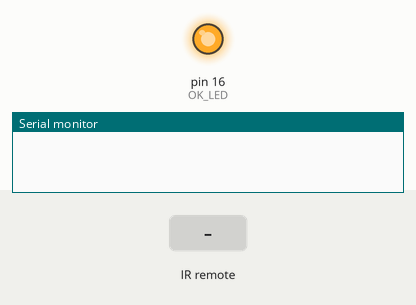
Simulated run of this sketch. Board: Arduino Uno, built with avr-gcc and run on an emulated ATmega328P. Parts: output pins drawn as LEDs (lit = HIGH), the last lines printed to the serial monitor. The inputs (shaded band) are chosen by the test bench.

Above: at 1.2 s.
1.3 s: infrared code 0xE0E0D02F received
At 2.6 s:
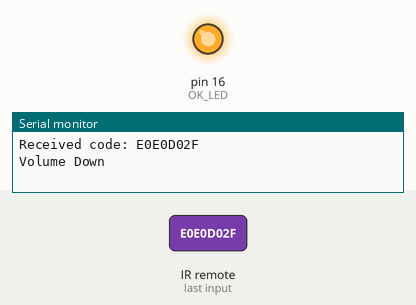
2.9 s: infrared code 0xE0E0E01F received
At 3.9 s:
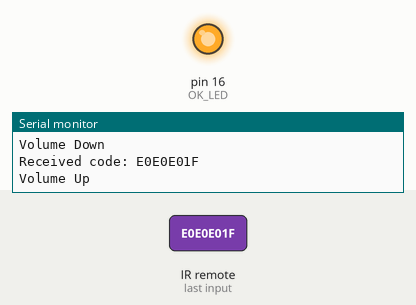
4.4 s: infrared code 0xE0E0F00F received
At 5.0 s:
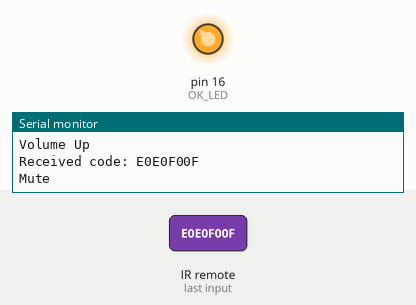
Timing chart, 0 to 7.4 s (numbered marks = the images above; inputs shaded):
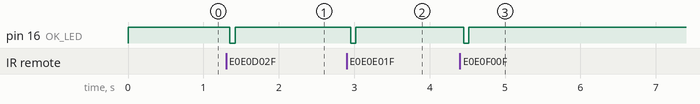

The sketch:

esp8266_ir_proxy.ino
```cpp
#include <Arduino.h>
#include <IRrecv.h>
#include <IRsend.h>
#include <IRutils.h>

uint16_t RECV_PIN = 13; // ESP8266 D7
IRrecv irrecv(RECV_PIN);

const uint16_t kIrLed = 4;  // ESP8266 D2 (Recommended by IRsend)
IRsend irsend(kIrLed);  // Set the GPIO to be used to sending the message.

const uint16_t OK_LED = 16; // ESP8266 D0

decode_results results;

bool ok_led_on = true;

int off_timeout = -1;

void turnOkLedOff() {
  digitalWrite(OK_LED, LOW);
  off_timeout = 0;
  ok_led_on = false;
}

void turnOkLedOn() {
  digitalWrite(OK_LED, HIGH);
  ok_led_on = true;
}

void setup() {
  Serial.begin(115200);
  irrecv.enableIRIn();  // Start the receiver
  irsend.begin();

  pinMode(OK_LED, OUTPUT);
  turnOkLedOn();
  Serial.println();
  Serial.println();
}

void send_ir_code(uint16_t buf[], uint16_t len, char* msg) {
  delay(50);
  turnOkLedOff();
  Serial.println(msg);
  irsend.sendRaw(buf, len, 38);
}

// normally the raw data for NEC should only be 67
// but the microlab speakers missbehave when receiving IR code from another remove of a near samsung TV
// the fix is to include an extra 4 elements which actually represent the repeat code
uint16_t rawDataDownExtra[71] = {9228, 4438,  632, 1614,  632, 508,  606, 536,  608, 504,  632, 506,  628, 486,  636, 506,  630, 510,  630, 484,  634, 1642,  626, 1616,  632, 1616,  658, 1618,  630, 1616,  632, 1616,  658, 1616,  606, 506,  636, 534,  598, 512,  602, 538,  630, 1614,  604, 510,  634, 534,  574, 534,  630, 1618,  628, 1618,  660, 1614,  630, 1618,  604, 536,  626, 1620,  628, 1616,  638, 1636,  628, 39862,  9178, 2196,  632};  // NEC 807F08F7
uint16_t rawDataUpExtra[71] = {9116, 4474,  568, 1676,  628, 510,  568, 570,  568, 540,  632, 508,  570, 570,  566, 542,  630, 508,  592, 572,  564, 1654,  566, 1676,  628, 1642,  570, 1702,  542, 1676,  628, 1642,  568, 1676,  594, 1654,  626, 508,  568, 570,  588, 520,  628, 1642,  590, 520,  628, 508,  568, 570,  566, 546,  626, 1668,  564, 1656,  590, 1652,  628, 512,  572, 1670,  630, 1642,  568, 1678,  588, 39930,  9098, 2234,  590};  // NEC 807F8877
uint16_t rawDataMuteExtra[71] = {9200, 4436,  626, 1618,  630, 510,  626, 514,  630, 508,  598, 538,  602, 482,  634, 506,  626, 510,  632, 482,  632, 1638,  628, 1616,  630, 1616,  658, 1612,  630, 1618,  628, 1616,  632, 1638,  630, 484,  656, 1614,  604, 536,  630, 480,  628, 508,  628, 482,  634, 504,  628, 514,  628, 1614,  628, 510,  604, 1642,  604, 1640,  632, 1640,  626, 1616,  630, 1616,  636, 1636,  624, 39856,  9160, 2194,  634};  // NEC 807F40BF

void loop() {
  if (irrecv.decode(&results)) {
    Serial.print("Received code: ");
    serialPrintUint64(results.value, 16);
    Serial.println();

    switch (results.value) {
      case 0xE0E0D02F:
        send_ir_code(rawDataDownExtra, 71, "Volume Down");
        break;
      case 0xE0E0E01F:
        send_ir_code(rawDataUpExtra, 71, "Volume Up");
        break;
      case 0xE0E0F00F:
        send_ir_code(rawDataMuteExtra, 71, "Mute");
        break;
      default:
        Serial.println("Ignore");
        break;
    }

    Serial.println();

    irrecv.resume();  // Receive the next value
  } else {
    // cannot turn led on immediatly after ir send, because it causes a lot of errors on next ir read
    // not sure why ...
    if (!ok_led_on) {
      turnOkLedOn();
    }
  }
}
```

Measured:
- after the input at 1.3 s, pin 16 (OK_LED): HIGH → LOW after 0.05 s, → HIGH 0.07 s later
- after the input at 2.9 s, pin 16 (OK_LED): HIGH → LOW after 0.05 s, → HIGH 0.07 s later
- after the input at 4.4 s, pin 16 (OK_LED): HIGH → LOW after 0.05 s, → HIGH 0.07 s later
